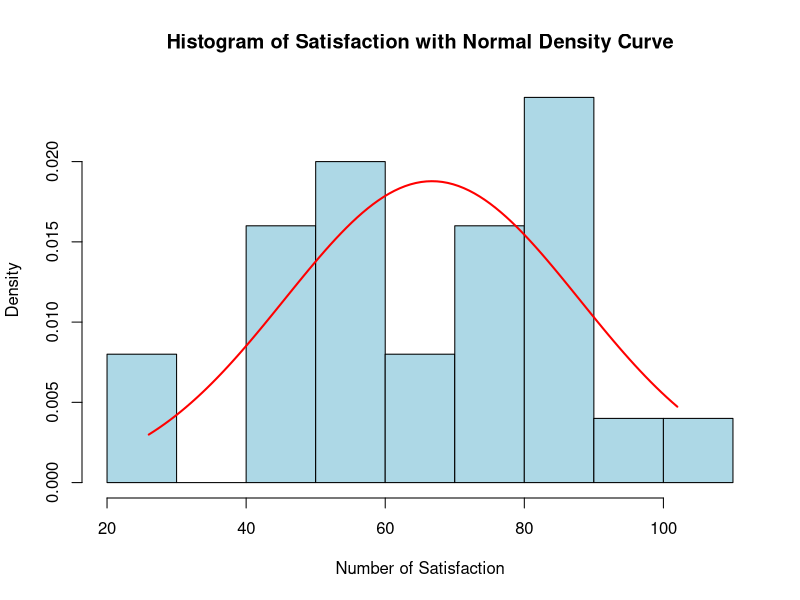
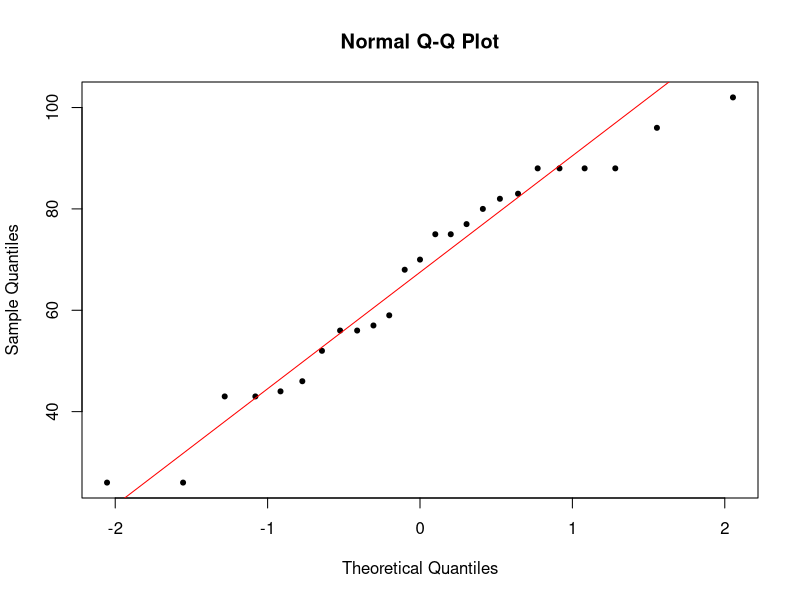
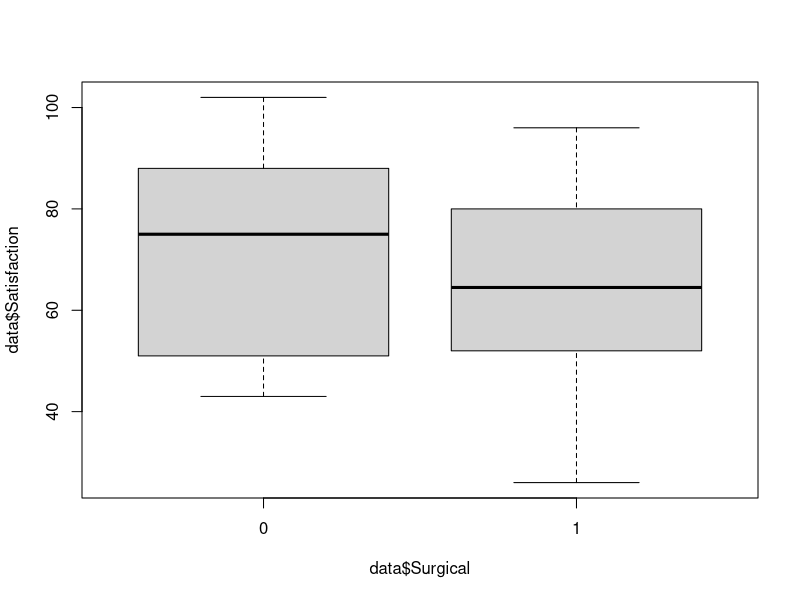
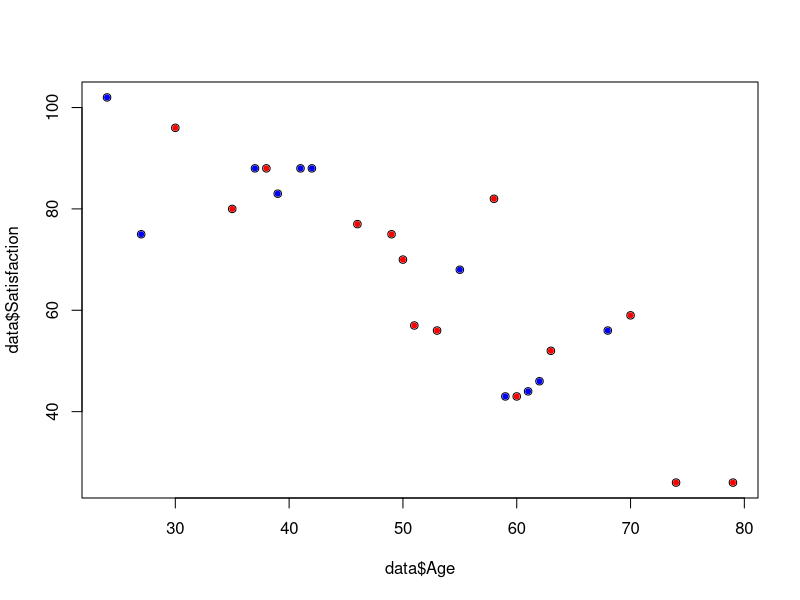
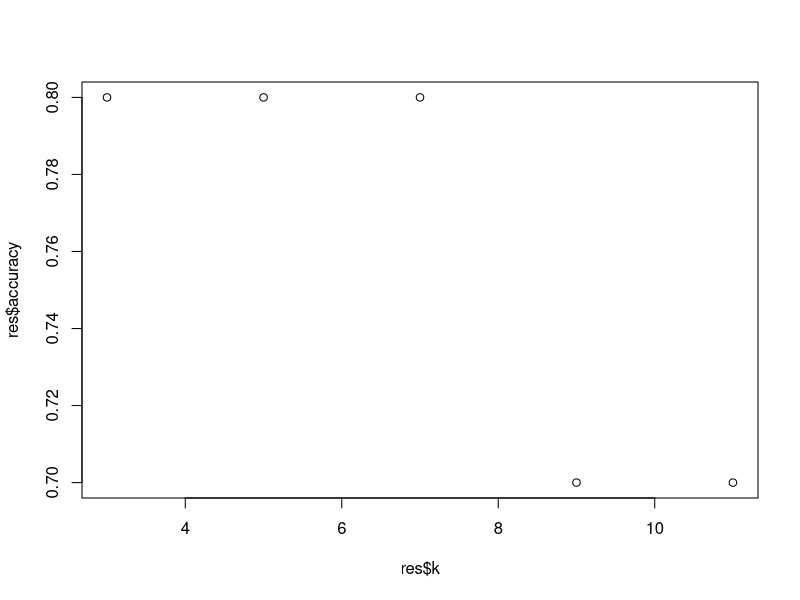

Generate these figures, in order, with R: (Note: this script raises an error after producing the figures.)
setwd("~/DSARAY")
set.seed(310)
library(class)

data <- read.csv("Patient Satisfaction.csv")
head(data)

names(data)[4] <- "Surgical"
head(data)

surgical_table <- table(data$Surgical)
surgical_table

surgical_table[2]/sum(surgical_table)
# 1 
# 0.56
# The percentage of patients that had surgery is 56%


hist(data$Satisfaction, probability = TRUE, 
     main = "Histogram of Satisfaction with Normal Density Curve",
     xlab = "Number of Satisfaction", col = "lightblue", border = "black")

x_values <- seq(min(data$Satisfaction), max(data$Satisfaction), length = 100)
y_values <- dnorm(x_values, mean = mean(data$Satisfaction), sd = sd(data$Satisfaction))
lines(x_values, y_values, col = "red", lwd = 2)

qqnorm(data$Satisfaction,  pch = 20)
qqline(data$Satisfaction, col = "red")

# From the qqline it can be seen the observed value is close to predicted value
# for almost every data point. Hence, it can be argued that the data follow
# the normal distribution

boxp <- boxplot(data$Satisfaction ~ data$Surgical)
boxp$out
boxp$stats

# There are no outliers found from the plotted data for both patients who had and
# don't had surgery. The median for patients who had surgery is 75, and for patients
# who don't had surgery is 64.5. The distribution for both surgical category 
# are quite symmetric with patients who don't had surgery show more range.
# Since most of the range of these two boxplots overlap, the difference can be
# be argued not significant


# 6. (6 points) Write code to create a scatter plot of satisfaction score against the age of patients
# for which the points are classied by the surgical status: points of patients had surgical is
# in red color and points of patients with no surgical is in blue color. Give your comments.
# 


plot(data$Age, data$Satisfaction)
points(data$Satisfaction[data$Surgical==1] ~ data$Age[data$Surgical==1], 
       col = "red", pch = 20)
points(data$Satisfaction[data$Surgical==0]~ data$Age[data$Surgical==0], 
       col = "blue", pch = 20)


data <- read.csv("Patient Satisfaction.csv")
head(data)
names(data)[4] <- "Surgical"
head(data)
data$Surgical <- as.factor(data$Surgical)
str(data)
attach(data)
M <- lm(Satisfaction ~ Age + Severity + Anxiety + Surgical)
summary(M)

# p values of the regressor that are not significant at signicance level 0.1. 
# are the p values of
# anxiety = 0.4058 and
# Surgical1 = 0.5968

predict(M, newdata=data.frame(Age = 35, Severity = 45, Anxiety = 2.5, Surgical = '0'))
#        1 
# 82.19378 
predict(M, newdata=data.frame(Age = 60, Severity = 40, Anxiety = 3, Surgical = '1'))
#        1 
# 58.83136 


### part 3

data <- read.csv("Patient Satisfaction.csv")
data$S <- ifelse(data$Satisfaction > 70, "Good", "Bad")
data$Surgical <- as.factor(data$Surgical)
str(data)
head(data)

data.X <- data.frame(Age=scale(data$Age), Severity=scale(data$Severity), Anxiety=scale(data$Anxiety))
head(data.X)
set.seed(310)

X <- data.X
Y <- data$S

n <- dim(data)[1]
index <- sample(1:n, 15)

training.X <- X[index, ]
test.X <- X[-index, ]
training.Y <- Y[index]
test.Y <- Y[-index]

res <- data.frame()
for (k in c(3,5,7,9,11)) {
  knn.pred <- knn(training.X, test.X, training.Y, k = k) 
  
  confusion.matrix <- table(test.Y, knn.pred)
  accuracy <- sum(diag(confusion.matrix))/sum(confusion.matrix)
  res <- rbind(res, data.frame(k, accuracy))
  print(k)
  print(confusion.matrix)
  print(accuracy)
}

res
# k accuracy
# 3      0.8
# 5      0.8
# 7      0.8
# 9      0.7
# 11     0.7

plot(res$k, res$accuracy)
# using accuracy as the criterion, the best k found are k=3 or k=5 or k=7.
# Since three of them have the same result of accuracy of 80%

# A: Age = 35, Severity = 45, Anxiety = 2.5 , and had no surgical.

Age <- (35 - mean(data$Age))/sd(data$Age)
Severity <- (42 - mean(data$Severity))/sd(data$Severity)
Anxiety <- (2.5 - mean(data$Anxiety))/sd(data$Anxiety)
Surgical <- as.factor(0)

for (k in c(3,5,7)) {
  knn.pred <- knn(training.X, test.X, training.Y, k = k) 
  predict(knn.pred, newdata=data.frame(Age = Age, Severity = Severity, Anxiety = Anxiety, Surgical = Surgical))
}



cost <- 100000
salary <- 50000/12
saved <- 30000
month <- 0
rate <- 0.05
portion <- 0.2


function.year <- function(salary, cost, saved, rate, portion) {
  while(saved < cost) {
    month = month +1
    saved = salary * portion + saved 
    if (month %% 12 == 0) {
      salary = salary*(1+rate)
    }
  }
  return(month/12)
}

function.year(salary, cost, saved, rate, interest)
# 6.17 year
